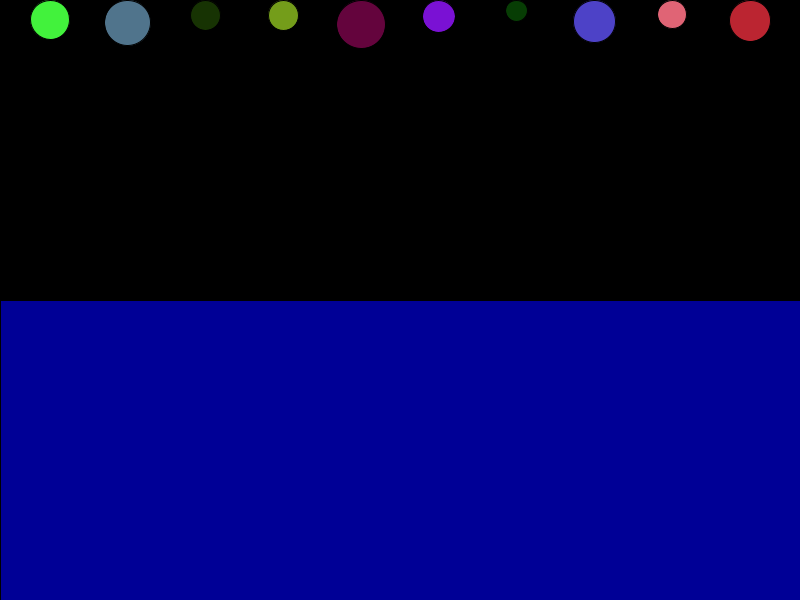
Frame 1 (no input)
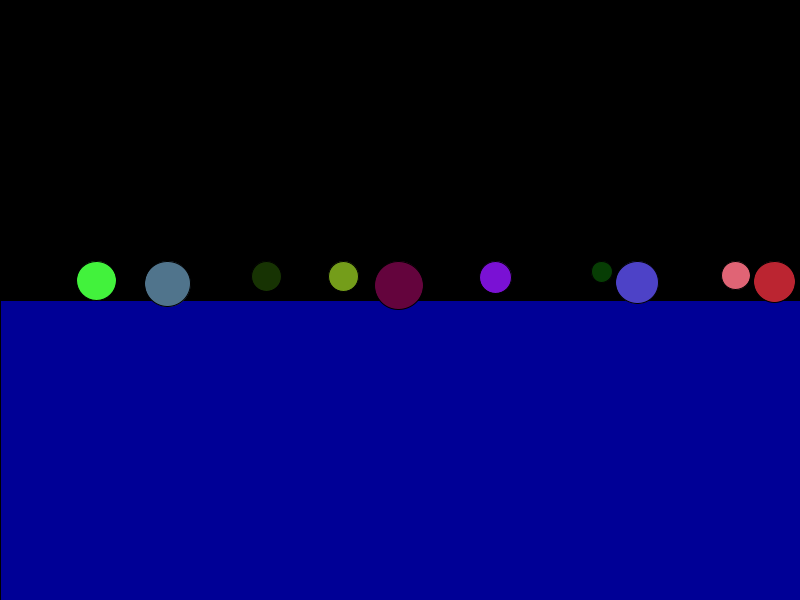
Frame 60 (the mouse pressed at the canvas centre just before this capture)
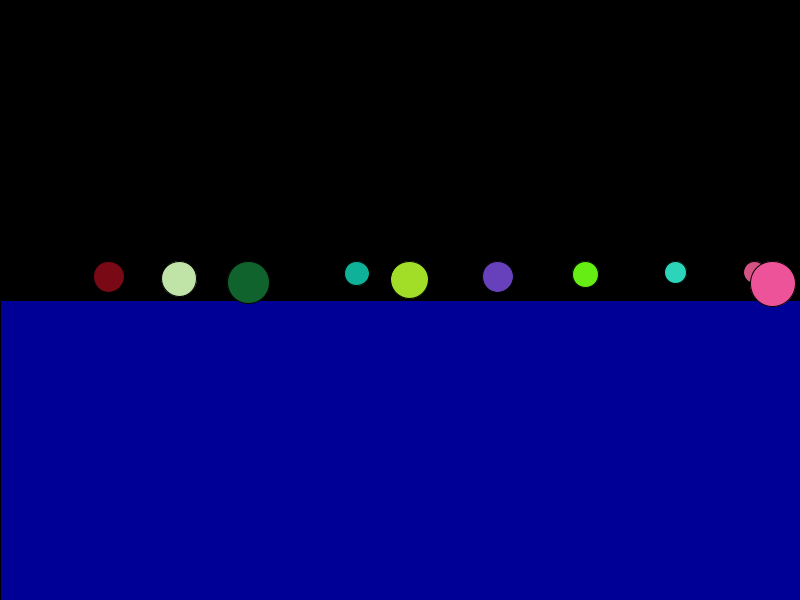
Frame 120 (the mouse held since frame 60 and released just before this capture)

The Processing sketch that drew these frames (run headless with seeded random() and noise(); from frame 60 on, the mouse is pressed at the canvas centre):

// Processing sketch: Quiz_10
// ── Quiz_10.pde
int numWalkers = 10;
Walker[] walkers = new Walker[numWalkers];
Liquid water;

void setup() {
    size(800, 600);

    // Initialize walkers
    for (int i = 0; i < numWalkers; i++) {
        float mass = random(2, 5); // Random mass between 2 and 5
        float posX = map(i, 0, numWalkers - 1, 50, width - 50); // Space evenly
        walkers[i] = new Walker(posX, -20, mass); // Start slightly above the screen
    }

    // Initialize liquid (water)
    water = new Liquid(0, height / 2, width, height / 2, 0.2); // Stronger drag effect
}

void draw() {
    background(0);
    
    // Draw water
    water.display();

    for (Walker w : walkers) {
        if (!w.stopped) { // Apply forces only if the walker hasn't stopped
            // Apply wind
            PVector wind = new PVector(0.1, 0);
            w.applyForce(wind);

            // Apply gravity (pulls downward)
            PVector gravity = new PVector(0, 0.15 * w.mass);
            w.applyForce(gravity);

            // Apply drag if the walker is in the liquid
            if (water.contains(w)) {
                PVector drag = water.calculateDrag(w);
                w.applyForce(drag);
            }

            w.update();
        }
        
        w.display();
    }
}

// Reset on mouse click
void mousePressed() {
    setup();
}

// Walker class
class Walker {
    PVector position, velocity, acceleration;
    float mass;
    color walkerColor;
    boolean stopped = false; // New variable to track if it has stopped

    Walker(float x, float y, float m) {
        position = new PVector(x, y);
        velocity = new PVector(0, 0);
        acceleration = new PVector(0, 0);
        mass = m;
        walkerColor = color(random(255), random(255), random(255)); // Random color for each walker
    }

    void applyForce(PVector force) {
        PVector f = PVector.div(force, mass);
        acceleration.add(f);
    }

    void update() {
        if (!stopped) {
            velocity.add(acceleration);
            position.add(velocity);
            acceleration.mult(0);

            // Boundary checks to keep the walker within screen bounds
            float radius = mass * 10 / 2;

            // Prevent walker from going off the left or right edges
            if (position.x - radius < 0) {
                position.x = radius;  // Set to left edge
                velocity.x *= -0.5;    // Reverse and reduce velocity (bounce effect)
            } else if (position.x + radius > width) {
                position.x = width - radius; // Set to right edge
                velocity.x *= -0.5;          // Reverse and reduce velocity (bounce effect)
            }

            // Prevent walker from going off the top or bottom edges
            if (position.y - radius < 0) {
                position.y = radius;  // Set to top edge
                velocity.y *= -0.5;    // Reverse and reduce velocity (bounce effect)
            } else if (position.y + radius > height) {
                position.y = height - radius; // Set to bottom edge
                velocity.y *= -0.5;           // Reverse and reduce velocity (bounce effect)
                if (position.y >= height - radius) { // Stop if at the bottom
                    velocity.set(0, 0); // Stop movement
                    stopped = true;
                }
            }
        }
    }

    void display() {
        fill(walkerColor);
        ellipse(position.x, position.y, mass * 10, mass * 10); // Use mass to determine size
    }
}

// Liquid class
class Liquid {
    float x, y, w, h, dragCoefficient;

    Liquid(float x, float y, float w, float h, float c) {
        this.x = x;
        this.y = y;
        this.w = w;
        this.h = h;
        dragCoefficient = c;
    }

    boolean contains(Walker w) {
        return w.position.y >= y; // Walker enters liquid
    }

    PVector calculateDrag(Walker w) {
        float speed = w.velocity.mag();
        float dragMagnitude = dragCoefficient * speed * speed; // Quadratic drag

        PVector drag = w.velocity.copy();
        drag.normalize();
        drag.mult(-dragMagnitude); // Oppose motion
        return drag;
    }

    void display() {
        fill(0, 0, 255, 150); // Semi-transparent blue
        rect(x, y, w, h);
    }
}
